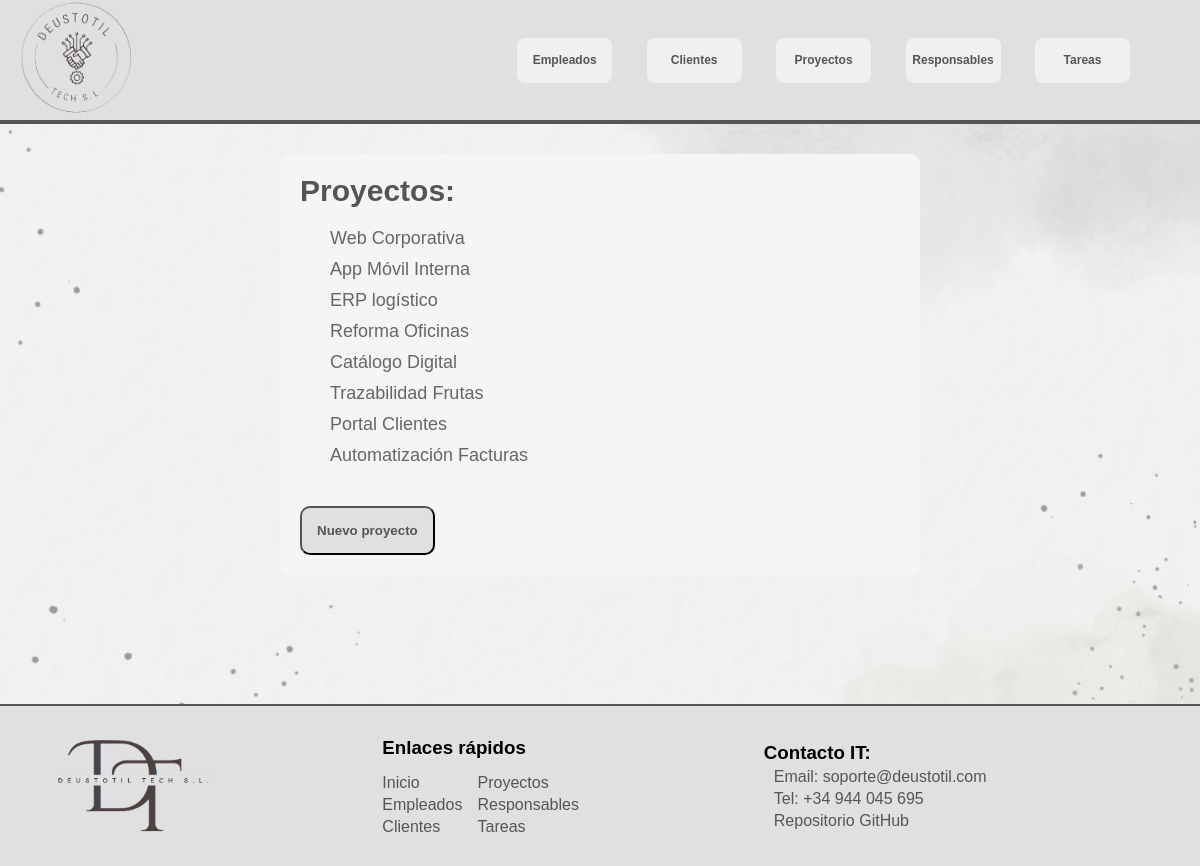
The app's page /deustotil/proyectos with its own data.
### appdeustotil/models.py (models this page shows, shortened)
class Proyecto(models.Model):
    nombre = models.CharField(max_length=30)
    descripcion = models.TextField(null = True, blank=True)
    fecha_inicio = models.DateField()
    fecha_fin = models.DateField()
    presupuesto = models.FloatField()
    cliente = models.ForeignKey(Cliente, on_delete=models.CASCADE)
    tareas = models.CharField(max_length=100)
    responsables = models.ManyToManyField(Responsable)

### appdeustotil/views.py (the view)
# urls.py: path('proyectos', views.ProyectoListView.as_view(), name='proyectos'),
class ProyectoListView(ListView):
    model = Proyecto
    queryset = Proyecto.objects.all()
    template_name = 'proyecto_list.html'

### appdeustotil/templates/appdeustotil/proyecto_list.html
{% extends "base.html" %}
{% block content %}
<section id="content">
    <h2>Proyectos:</h2>
    <ul>
    {% for proyecto in object_list %}
        <li>
            <a href="{% url 'detalles_proyecto' proyecto.id %}">{{ proyecto.nombre}}</a>
        </li>
    {% endfor %}
    </ul>
    <button><a href="{% url 'crear_proyecto'%}">Nuevo proyecto</a></button>
</section>
{% endblock %}

### appdeustotil/static/css/styles.css (style rules this page uses)
* { margin:0; padding:0; font-family: Arial, Helvetica, sans-serif; }
html, body { height: 100%; }
#content { background-color: whitesmoke; max-width: 600px; margin: auto; padding: 20px; border-radius: 10px; }
article section { padding: 20px; margin-left: 10px; color:#555555; }
article section h2 { color: #555555; font-size: 30px; font-weight: 700; margin-bottom: 20px; }
article section ul { list-style: none; margin-left: 30px; margin-bottom: 20px; }
article section ul li { margin: 10px 0; font-size: 18px; }
article section ul li a { text-decoration: none; color: #666666; }
article section button { margin-top: 20px; padding: 15px; background-color: #e0e0e0; color:#555555; border-radius: 10px; font-weight: bold; }
article section button a { color: #555555; text-decoration: none; }

### records on screen
Proyecto: nombre "Web Corporativa"
Proyecto: nombre "App Móvil Interna"
Proyecto: nombre "ERP logístico"
Proyecto: nombre "Reforma Oficinas"
Proyecto: nombre "Catálogo Digital"
Proyecto: nombre "Trazabilidad Frutas"
Proyecto: nombre "Portal Clientes"
Proyecto: nombre "Automatización Facturas"
